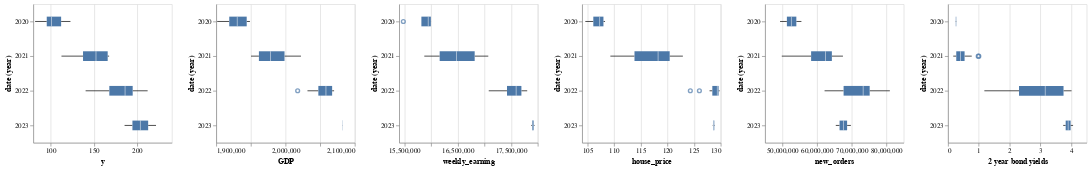

Write notebook code for a chart like this one.
### Code cell
boxplot_year(df, numeric_cols, years=None)

### Figure 1 — Vega-Lite specification as saved in the notebook (floating-point values rounded to 4 significant figures)
{"config": {"view": {"continuousWidth": 400, "continuousHeight": 300, "height": 200, "width": 200}}, "repeat": ["y", "GDP", "weekly_earning", "house_price", "new_orders", "  2 year bond yields"], "spec": {"data": {"name": "data-d2e43253e850371faa6e87bbfc36b76e"}, "mark": "boxplot", "encoding": {"tooltip": {"field": "Title", "type": "nominal"}, "x": {"field": {"repeat": "repeat"}, "scale": {"zero": false}, "type": "quantitative"}, "y": {"field": "date", "timeUnit": "year", "type": "nominal"}}}, "$schema": "https://vega.github.io/schema/vega-lite/v4.17.0.json", "datasets": {"data-d2e43253e850371faa6e87bbfc36b76e": [{"date": "2020-08-01T00:00:00", "y": 100.9, "GDP": 1901000.0, "weekly_earning": 15480000.0, "house_price": 104.6, "new_orders": 49320000.0, "  2 year bond yields": 0.28}, {"date": "2020-09-01T00:00:00", "y": 82.12, "GDP": 1919000.0, "weekly_earning": 15820000.0, "house_price": 106.1, "new_orders": 55490000.0, "  2 year bond yields": 0.26}, {"date": "2020-10-01T00:00:00", "y": 95.56, "GDP": 1930000.0, "weekly_earning": 15990000.0, "house_price": 107.3, "new_orders": 54020000.0, "  2 year bond yields": 0.24}, {"date": "2020-11-01T00:00:00", "y": 112.2, "GDP": 1944000.0, "weekly_earning": 15940000.0, "house_price": 108.0, "new_orders": 52570000.0, "  2 year bond yields": 0.27}, {"date": "2020-12-01T00:00:00", "y": 122.9, "GDP": 1949000.0, "weekly_earning": 16000000.0, "house_price": 108.3, "new_orders": 51300000.0, "  2 year bond yields": 0.25}, {"date": "2021-01-01T00:00:00", "y": 129.8, "GDP": 1957000.0, "weekly_earning": 15870000.0, "house_price": 109.3, "new_orders": 54850000.0, "  2 year bond yields": 0.17}, {"date": "2021-02-01T00:00:00", "y": 112.6, "GDP": 1962000.0, "weekly_earning": 15940000.0, "house_price": 111.0, "new_orders": 49820000.0, "  2 year bond yields": 0.21}, {"date": "2021-03-01T00:00:00", "y": 133.2, "GDP": 1980000.0, "weekly_earning": 16180000.0, "house_price": 112.4, "new_orders": 65620000.0, "  2 year bond yields": 0.26}, {"date": "2021-04-01T00:00:00", "y": 139.6, "GDP": 1961000.0, "weekly_earning": 16320000.0, "house_price": 114.3, "new_orders": 56500000.0, "  2 year bond yields": 0.27}, {"date": "2021-05-01T00:00:00", "y": 138.8, "GDP": 1950000.0, "weekly_earning": 16090000.0, "house_price": 116.6, "new_orders": 60780000.0, "  2 year bond yields": 0.31}, {"date": "2021-06-01T00:00:00", "y": 151.6, "GDP": 1966000.0, "weekly_earning": 16330000.0, "house_price": 117.9, "new_orders": 66360000.0, "  2 year bond yields": 0.37}, {"date": "2021-07-01T00:00:00", "y": 153.2, "GDP": 1976000.0, "weekly_earning": 16620000.0, "house_price": 118.6, "new_orders": 58880000.0, "  2 year bond yields": 0.46}, {"date": "2021-08-01T00:00:00", "y": 167.2, "GDP": 1988000.0, "weekly_earning": 16700000.0, "house_price": 119.5, "new_orders": 62540000.0, "  2 year bond yields": 0.45}, {"date": "2021-09-01T00:00:00", "y": 165.8, "GDP": 1995000.0, "weekly_earning": 16790000.0, "house_price": 120.1, "new_orders": 63170000.0, "  2 year bond yields": 0.44}, {"date": "2021-10-01T00:00:00", "y": 166.3, "GDP": 2010000.0, "weekly_earning": 16910000.0, "house_price": 121.4, "new_orders": 62390000.0, "  2 year bond yields": 0.77}, {"date": "2021-11-01T00:00:00", "y": 167.6, "GDP": 2020000.0, "weekly_earning": 16970000.0, "house_price": 122.4, "new_orders": 67480000.0, "  2 year bond yields": 1.0}, {"date": "2021-12-01T00:00:00", "y": 161.6, "GDP": 2022000.0, "weekly_earning": 17070000.0, "house_price": 122.9, "new_orders": 63830000.0, "  2 year bond yields": 0.98}, {"date": "2022-01-01T00:00:00", "y": 147.9, "GDP": 2018000.0, "weekly_earning": 17080000.0, "house_price": 124.3, "new_orders": 62170000.0, "  2 year bond yields": 1.18}, {"date": "2022-02-01T00:00:00", "y": 140.4, "GDP": 2032000.0, "weekly_earning": 17200000.0, "house_price": 126.0, "new_orders": 65320000.0, "  2 year bond yields": 1.44}, {"date": "2022-03-01T00:00:00", "y": 166.2, "GDP": 2045000.0, "weekly_earning": 17330000.0, "house_price": 127.9, "new_orders": 79030000.0, "  2 year bond yields": 1.84}, {"date": "2022-04-01T00:00:00", "y": 188.4, "GDP": 2048000.0, "weekly_earning": 17470000.0, "house_price": 128.6, "new_orders": 74570000.0, "  2 year bond yields": 2.46}, {"date": "2022-05-01T00:00:00", "y": 184.0, "GDP": 2052000.0, "weekly_earning": 17450000.0, "house_price": 129.4, "new_orders": 73880000.0, "  2 year bond yields": 2.65}, {"date": "2022-06-01T00:00:00", "y": 179.3, "GDP": 2057000.0, "weekly_earning": 17590000.0, "house_price": 129.6, "new_orders": 81010000.0, "  2 year bond yields": 3.15}, {"date": "2022-07-01T00:00:00", "y": 168.3, "GDP": 2060000.0, "weekly_earning": 17620000.0, "house_price": 129.6, "new_orders": 68310000.0, "  2 year bond yields": 3.16}, {"date": "2022-08-01T00:00:00", "y": 188.0, "GDP": 2064000.0, "weekly_earning": 17600000.0, "house_price": 129.8, "new_orders": 74290000.0, "  2 year bond yields": 3.36}, {"date": "2022-09-01T00:00:00", "y": 195.6, "GDP": 2067000.0, "weekly_earning": 17700000.0, "house_price": 129.7, "new_orders": 77050000.0, "  2 year bond yields": 3.73}, {"date": "2022-10-01T00:00:00", "y": 199.7, "GDP": 2067000.0, "weekly_earning": 17690000.0, "house_price": 129.4, "new_orders": 71890000.0, "  2 year bond yields": 4.01}, {"date": "2022-11-01T00:00:00", "y": 212.0, "GDP": 2070000.0, "weekly_earning": 17750000.0, "house_price": 129.3, "new_orders": 72730000.0, "  2 year bond yields": 3.95}, {"date": "2022-12-01T00:00:00", "y": 194.5, "GDP": 2068000.0, "weekly_earning": 17800000.0, "house_price": 129.2, "new_orders": 65700000.0, "  2 year bond yields": 3.81}, {"date": "2023-01-01T00:00:00", "y": 221.7, "GDP": 2082000.0, "weekly_earning": 17880000.0, "house_price": 128.9, "new_orders": 69760000.0, "  2 year bond yields": 3.74}, {"date": "2023-02-01T00:00:00", "y": 185.4, "GDP": 2083000.0, "weekly_earning": 17940000.0, "house_price": 128.5, "new_orders": 65410000.0, "  2 year bond yields": 4.06}]}}
